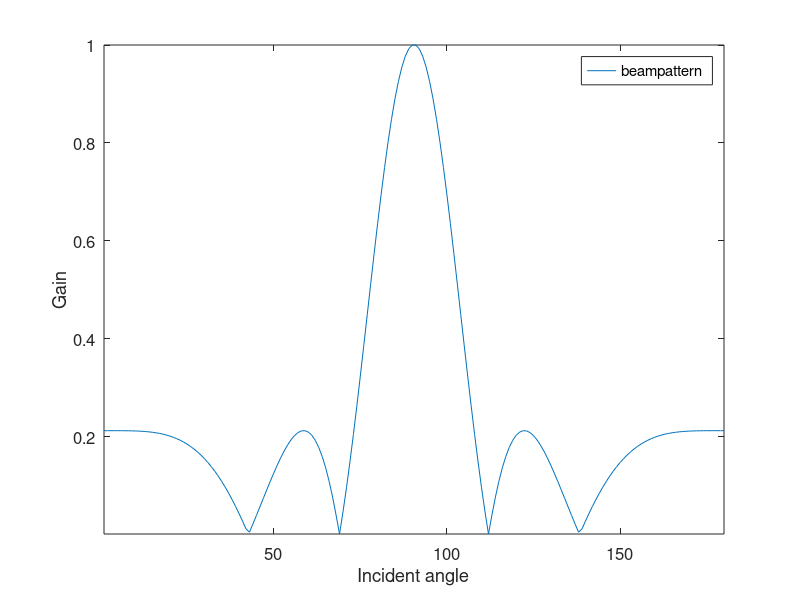
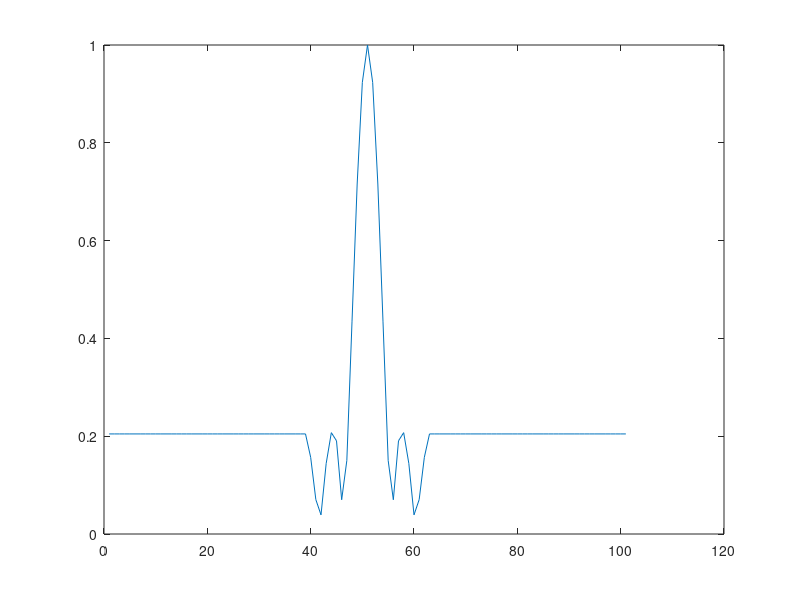
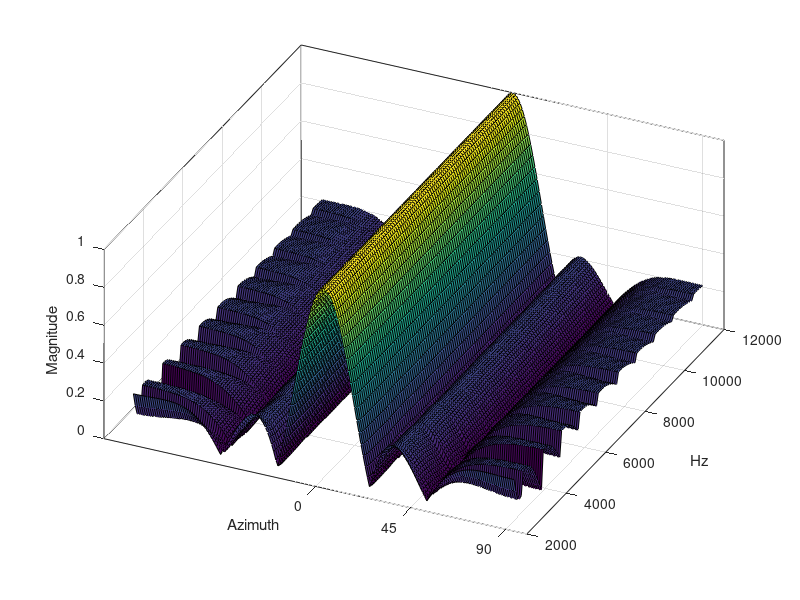
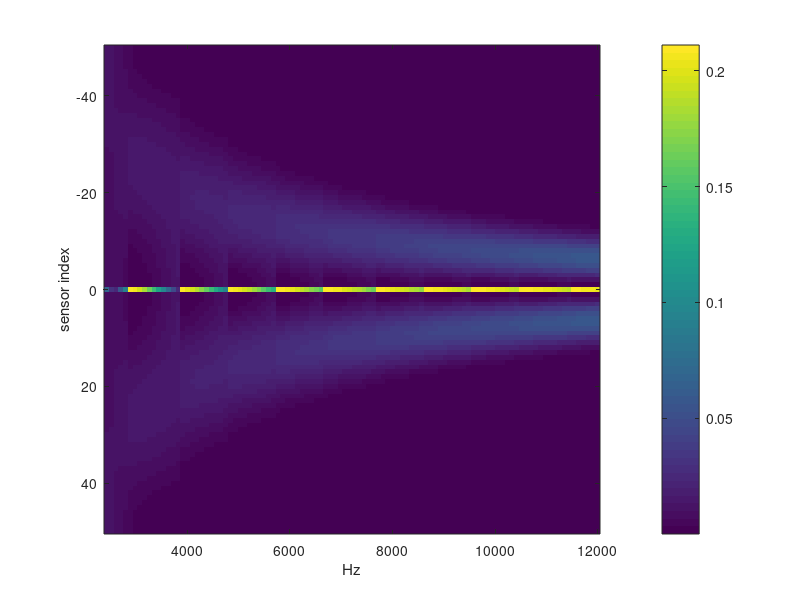

Source code (MATLAB) for these figures, in order: (Note: this script raises an error after producing the figures.)
clear;
clc;
close all;
c = 340;                    % speed of sound in m/s
Nfft = 256;                 % FFT length used to implement FFT filterbank
Nfh = Nfft/2+1;             % number of frequency points in [0,Fs/2]
Fs = 24000;
Fsh = Fs/2;
fl = 2400;                  % lower and upper cutoff frequencies of filterbank
fu = 12000;
klow = round(fl/Fsh*Nfh);   % lower index
kup = round(fu/Fsh*Nfh);    % upper index
f = Fsh/Nfh*(klow:kup)';    % frequencies used to compute T and W

N = 101;                    % number of microphone
dH = 0.0282/8;              % minimum sensor distance in m
n = -(N-1)/2:(N-1)/2;           
x_array = n*dH;             % sensor positions

gamma = 0.7;                % factor of engergy threshold
numCluster = 5;             % number of groups
numPrsnt = 2;               % number of presentative sensors in each group

theta = linspace(-pi/2, pi/2, 180);  % discrete Theta angle 
Ntheta = length(theta);

Plot_Title = {'(a) sparse array', '(b) small size uniform array', '(c) big size uniform array', '(d) coherent design'};
Plot_Color = {'r', 'g', 'b', 'k'};
Marker = {
'*' ,...         %Asterisk
'x' ,...         %Cross
'^' ,...         %Upward-pointing triangle
'v' ,...         %Downward-pointing triangle
'>' ,...         %Right-pointing triangle
'<' ,...         %Left-pointing triangle   
'square' ,...    %or 's'   Square
'diamond' ,...   %or 'd'  Diamond
'o' ,...         %Circle
'pentagram' ,... %or 'p'  Five-pointed star (pentagram)
'hexagram' ,...  %or 'h'''  Six-pointed star (hexagram)
'none',...       %No marker (default)
'+',...          %Plus sign
'.'              %Point
};

% expected beampattern
BP = 0.0307*exp(-1j*3*pi*sin(theta)) + 0.2028*exp(-1j*2*pi*sin(theta)) + ...
    0.1663*exp(-1j*1*pi*sin(theta)) + ...
    0.2004*exp(-1j*0*pi*sin(theta)) + ...
    0.1663*exp(1j*1*pi*sin(theta)) + ...
    0.2028*exp(1j*2*pi*sin(theta)) + ...
    0.0307*exp(1j*3*pi*sin(theta));
BP = BP/max(abs(BP));

pos = [0.4 0.5 0.4 0.4];
figure('numbertitle','off','name','Expected beampattern',...
      'Units','normal','Position',pos);
set(gcf,'defaultAxesFontSize',12)
plot(abs(BP));
axis tight
ylabel('Gain');
xlabel('Incident angle');
set(gcf,'color','w');
legend('beampattern');
set(gca,'FontSize', 12);

%%
Nf = length(f);
FI = zeros(Ntheta,Nf);
x_map = zeros(N,Nf);
figure(2);
for i=1:Nf
    
  Br = zeros(N,1);  
  Rc = (f(i)*N*dH/c);
  x_points = Rc*cos(theta);
  boudary  = find(abs(n)<= Rc  );
  outside  = find(abs(n)> Rc  );
  thetaS = asin(n(boudary)/Rc);
  
  % reference beam-pattern
  Br(boudary)= 0.0307*exp(-1j*3*pi*sin(thetaS)) + ...
    0.2028*exp(-1j*2*pi*sin(thetaS)) + ...
    0.1663*exp(-1j*1*pi*sin(thetaS)) + ...
    0.2004*exp(-1j*0*pi*sin(thetaS)) + ...
    0.1663*exp(1j*1*pi*sin(thetaS)) + ...
    0.2028*exp(1j*2*pi*sin(thetaS)) + ...
    0.0307*exp(1j*3*pi*sin(thetaS));
   Br(outside)= abs(Br(boudary(end)));
   Br(boudary) = Br(boudary)/max(Br(boudary));

   % animation plot
   plot(abs(Br)) 
   temp = fftshift(Br(end:-1:1));
   h = fftshift(ifft(temp(end:-1:1))); 
   x_map(:,i) = h;
  
   %hold on
   pause(0.01)
  
   % data for beam plot
   beta = 2*pi*f(i)/c;             % wave number
   D = exp(1j*beta*x_array(ones(1,Ntheta),:).*sin(theta(ones(N,1),:))');
   FI(:,i) = (D*(h));     
end
%%
pos = [0.5 0.5 0.4 0.4];
figure('numbertitle','off','name','beam pattern of full array',...
      'Units','normal','Position',pos);
surf(180/pi*theta,f,abs(FI)');
set(gca,'XTick',[0 45 90 135 180]);
view([25,50]);
xlabel('Azimuth');
ylabel('Hz');
zlabel('Magnitude');
set(gcf,'color','w');
grid on
box on

pos(1) = pos(1) + 0.2; 
figure('numbertitle','off','name','weight spectrum of sensor array',...
      'Units','normal','Position',pos);
imagesc(f,n,abs(x_map));
ylabel('sensor index');
xlabel('Hz');
set(gcf,'color','w');
colorbar
X = bsxfun(@minus,x_map,mean(x_map));
% Do the PCA
[coeff,score,latent] = pca(X);

figure();
imagesc(abs(score(:,1:6)))
ylabel('sensor index');
xlabel('Dimentional reduction of the frequencies');
set(gcf,'color','w');
colorbar


for i=1:N
  e(i) = norm(score(i,1:6));
end
maxScore =max(abs(e));
idxScore = find(e>gamma*maxScore);
idxScoreCom = find(e<=gamma*maxScore);

% K-means clustering
opts = statset('Display','final');
[idxMic, Cx, sumd, Dx] = kmeans(abs(score(idxScoreCom,1:6)),numCluster,'Replicates',2000,'Options',opts);


% Select presentatative sonsors
x_sparse = zeros(N,1);
idxSpare = idxScore;
x_sparse(idxSpare) = x_array(idxSpare);
for iCluster= 1:numCluster
    idxC = find(idxMic==iCluster);
    DisArray = Dx(idxC,iCluster);
    [closetMic,idxMin] = mink(DisArray,numPrsnt);
    x_sparse(idxScoreCom(idxC(idxMin)),1) = x_array(idxScoreCom(idxC(idxMin)));
    idxSpare = [idxSpare, idxScoreCom(idxC(idxMin))];  
end
x_sparse = x_sparse(idxSpare)';

%%
pos = [0.5 0.8 0.4 0.1];
myFig = figure('numbertitle','off','name',' array layout (cm)','Units','normal',...
   'Position',pos);%'Menubar','none'
plot(100*x_sparse,zeros(length(x_sparse),1),'o','MarkerEdgeColor','k','MarkerFaceColor','r',...
 'MarkerSize',8);
title(sprintf('geometry of arrays in cm, M = %d', length(x_sparse)),'FontSize',12); %
grid on
set(gcf,'color','w');
set(findall(myFig, 'Type', 'Text'),'FontWeight', 'Normal');
%%
Distance_SA = zeros(length(x_sparse),length(x_sparse));
for i=1:length(x_sparse)
   Distance_SA(i,:) =  abs(x_sparse(i)-x_sparse);   
end
Distance ={Distance_SA};

array_config =[x_sparse];
          

for iConfig=1:1
    x_opt = array_config(iConfig,:);
    Nsparse = length(x_opt);
    h_map = zeros(Nsparse,Nf);
    DP = zeros(Ntheta,Nf);
    %idxPhi_M = 121:180;
    %idxPhi_S = (1:20) ;
    idxPhi_M = 69:111;
    idxPhi_S = [(1:68) (112:180)] ;

    BP_M = (BP(idxPhi_M))';
    BP_S=(BP(idxPhi_S))';
    C1= ones(length(f),1)*0.006*length(idxPhi_M);            % mainlobe constraints
    C2= ones(length(f),1)*0.016*length(idxPhi_S);            % sidelobe constraints
    
    WNG = zeros(length(f),1);
    DF = zeros(length(f),1);
    BPE = zeros(length(f),1);
    for iF = 1:length(f)
        beta = 2*pi*f(iF)/c;                                 % wave number
        D = exp(-1j*beta*x_opt(ones(1,Ntheta),:).*sin(theta(ones(Nsparse,1),:))');
        D_M = D(idxPhi_M,:);                                 % main lope
        D_S = D(idxPhi_S,:);                                 % side lope
        d = (D(90,:))  ;                                     % looking direction

        cvx_begin 
              variable xh(Nsparse) complex 
              minimize( norm(xh) )
              subject to 
                  (d*conj(xh)) == 1;                         % looking direction constraint
                   norm(BP_M - D_M*conj(xh)) <= C1(iF);      % main lope constraint
                   norm(BP_S - D_S*conj(xh)) <= C2(iF);      % side lope constraint
       cvx_end;
       h=xh;
       h_map(:,iF) = h;

       DP(:,iF)=D*(h);
       WNG(iF) = xh'*xh;
       Shi = (sin(beta*Distance{iConfig})./(beta*Distance{iConfig}));
       Shi(logical(eye(size(Shi)))) = 1;
       DF(iF) = xh'*Shi*xh;
       if norm(h) < inf
           BPE(iF) = (sum(abs((BP_M) - (D_M*conj(h)))) + ...
           sum(abs((BP_S) - (D_S*conj(h)))))/length(BP);
       else
           BPE(iF) = inf;
       end
    end
    
    S.(sprintf('DP%d', iConfig)) = DP;
    S.(sprintf('WNG%d', iConfig))= WNG;
    
    %directivity factor
    S.(sprintf('DF%d', iConfig))= DF;
    
    %Beampattern error everage
    S.(sprintf('BPE%d', iConfig))= BPE;

end
%%
set(gcf,'defaultAxesFontSize',12)

pos = [0.1 0.1 0.4 0.4];
 myFig = figure('numbertitle','off','name','Beam pattern','Units','normal',...
        'Position',pos);
%plot beampattern
for iConfig=1:1
    p = linspace(0, pi, 180)';
    hs = surf(f,p*180/pi,-abs(20*log10(abs(S.(sprintf('DP%d', iConfig))) +eps)));
    ylabel('Azimuth');
    xlabel('Hz');
    zlabel('dB');
    set(hs, 'LineStyle','none');
    title(Plot_Title(iConfig),'FontSize', 12);
    xlim([2400 12000]);
    zlim([-50 0]);
    set(gcf,'color','w');
    set(gca,'FontSize', 12);
    grid on
    box on
end
set(findall(myFig, 'Type', 'Text'),'FontWeight', 'Normal')

% Plot White Noise Gain
pos(1) = pos(1) +0.1;
myFig = figure('numbertitle','off','name','White Noise Gain','Units','normal',...
       'Position',pos);
hold on
for iConfig=1:1
    plot(f,10*log10(1./S.(sprintf('WNG%d', iConfig))),strcat('-',Plot_Color{iConfig},Marker{iConfig}),'MarkerEdgeColor',Plot_Color{iConfig});
    xlabel('Hz');
    ylabel('WNG (dB)');
    legend('sparse array', 'small size uniform array', 'big size uniform array','coherent design');
    set(gca,'FontSize', 12);
    axis tight
    set(gcf,'color','w');
    grid on
    box on
end
set(findall(myFig, 'Type', 'Text'),'FontWeight', 'Normal')

% Plot Directivity factor
pos(1) = pos(1) +0.1;
myFig =figure('numbertitle','off','name','Directivity factor','Units','normal',...
       'Position',pos);
hold on
for iConfig=1:1
    plot(f,10*log10(1./S.(sprintf('DF%d', iConfig))),strcat('-',Plot_Color{iConfig},Marker{iConfig}),'MarkerEdgeColor',Plot_Color{iConfig});
    xlabel('Hz');
    ylabel('DF (dB)');
    legend('sparse array', 'small size uniform array', 'big size uniform array','coherent design');
    axis tight
    ylim([0 8.5])
    set(gca,'FontSize', 12);
    set(gcf,'color','w');
    grid on
    box on
end
set(findall(myFig, 'Type', 'Text'),'FontWeight', 'Normal');

% Plot beampattern error everage
pos(1) = pos(1) +0.1;
myFig = figure('numbertitle','off','name','Beamp pattern error everage','Units','normal',...
       'Position',pos);
hold on
for iConfig=1:1
    plot(f,S.(sprintf('BPE%d', iConfig)),strcat('-',Plot_Color{iConfig},Marker{iConfig}),'MarkerEdgeColor',Plot_Color{iConfig});
    xlabel('Hz');
    ylabel('BPE');
    legend('sparse array', 'small size uniform array', 'big size uniform array','coherent design');
    axis tight
    ylim([0 0.2])
    set(gca,'FontSize', 12);
    set(gcf,'color','w');
    grid on
    box on
end
set(findall(myFig, 'Type', 'Text'),'FontWeight', 'Normal');
set(gcf,'defaultAxesFontSize',10)

% plot beampattern at 2.5Khz
p = linspace(0, pi, 180);
k_p = round((10000-fl)/Fsh*Nfh)+1;
pos(2) = pos(2) +0.1;
myFig = figure('numbertitle','off','name','beam pattern at 6 kHz','Units','normal',...
   'Position',pos);
for iConfig=1:1
    dBmin = -50;
    R_ref = abs(BP )';
    RdB = max(dBmin,20*log10(R_ref));
    polarplot(p,RdB','k','LineWidth',1.5); 

    hold on

    R = abs(S.(sprintf('DP%d', iConfig))(end:-1:1,k_p));
    RdB = max(dBmin,20*log10(R)) ;
    polarplot(p,RdB','--r','LineWidth',1.5); 
    axis tight;
    thetalim([0 180])
    title(Plot_Title(iConfig));
    set(gca,'FontSize', 12);
    set(findall(myFig, 'Type', 'Text'),'FontWeight', 'Normal');

end
legend('expected beam pattern','real beam pattern');
set(gcf,'color','w');
grid on
box on

